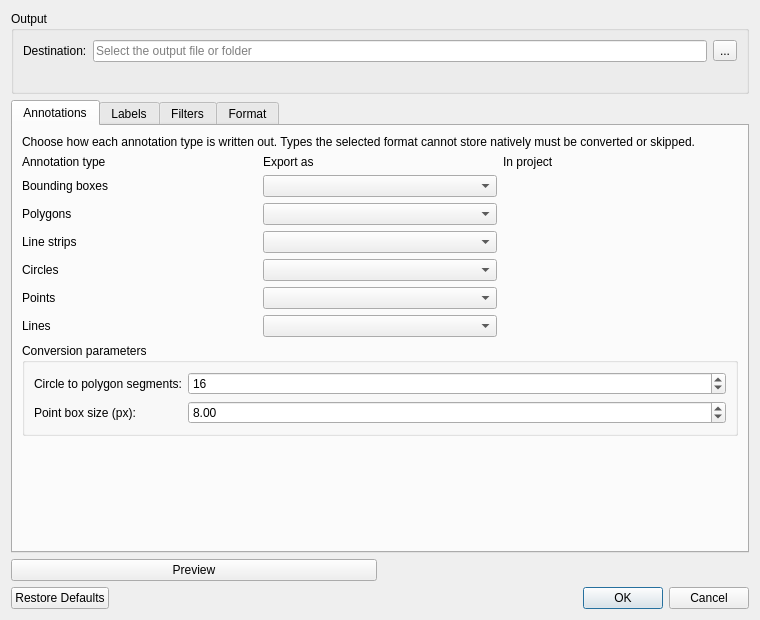
<?xml version="1.0" encoding="UTF-8"?>
<ui version="4.0">
 <class>ExportDialog</class>
 <widget class="QDialog" name="ExportDialog">
  <property name="geometry">
   <rect>
    <x>0</x>
    <y>0</y>
    <width>760</width>
    <height>620</height>
   </rect>
  </property>
  <property name="windowTitle">
   <string>Export annotations</string>
  </property>
  <layout class="QVBoxLayout" name="verticalLayout">
   <item>
    <widget class="QGroupBox" name="groupBoxOutput">
     <property name="title">
      <string>Output</string>
     </property>
     <layout class="QGridLayout" name="gridLayoutOutput">
      <item row="0" column="0">
       <widget class="QLabel" name="labelDestinationCaption">
        <property name="sizePolicy">
         <sizepolicy hsizetype="Maximum" vsizetype="Preferred">
          <horstretch>0</horstretch>
          <verstretch>0</verstretch>
         </sizepolicy>
        </property>
        <property name="text">
         <string>Destination:</string>
        </property>
       </widget>
      </item>
      <item row="0" column="1">
       <widget class="QLineEdit" name="lineEditOutput">
        <property name="placeholderText">
         <string>Select the output file or folder</string>
        </property>
       </widget>
      </item>
      <item row="0" column="2">
       <widget class="QToolButton" name="toolButtonBrowse">
        <property name="text">
         <string>...</string>
        </property>
       </widget>
      </item>
      <item row="1" column="0" colspan="3">
       <widget class="QLabel" name="labelFormatHint">
        <property name="text">
         <string/>
        </property>
        <property name="wordWrap">
         <bool>true</bool>
        </property>
       </widget>
      </item>
     </layout>
    </widget>
   </item>
   <item>
    <widget class="QTabWidget" name="tabWidget">
     <property name="currentIndex">
      <number>0</number>
     </property>
     <widget class="QWidget" name="tabAnnotations">
      <attribute name="title">
       <string>Annotations</string>
      </attribute>
      <layout class="QVBoxLayout" name="verticalLayoutAnnotations">
       <item>
        <widget class="QLabel" name="labelAnnotationsHint">
         <property name="text">
          <string>Choose how each annotation type is written out. Types the selected format cannot store natively must be converted or skipped.</string>
         </property>
         <property name="wordWrap">
          <bool>true</bool>
         </property>
        </widget>
       </item>
       <item>
        <layout class="QGridLayout" name="gridLayoutHandling">
         <item row="0" column="0">
          <widget class="QLabel" name="labelHeaderType">
           <property name="text">
            <string>Annotation type</string>
           </property>
          </widget>
         </item>
         <item row="0" column="1">
          <widget class="QLabel" name="labelHeaderHandling">
           <property name="text">
            <string>Export as</string>
           </property>
          </widget>
         </item>
         <item row="0" column="2">
          <widget class="QLabel" name="labelHeaderCount">
           <property name="text">
            <string>In project</string>
           </property>
          </widget>
         </item>
         <item row="1" column="0">
          <widget class="QLabel" name="labelBBox">
           <property name="text">
            <string>Bounding boxes</string>
           </property>
          </widget>
         </item>
         <item row="1" column="1">
          <widget class="QComboBox" name="comboBoxBBox"/>
         </item>
         <item row="1" column="2">
          <widget class="QLabel" name="labelCountBBox">
           <property name="text">
            <string/>
           </property>
          </widget>
         </item>
         <item row="2" column="0">
          <widget class="QLabel" name="labelPolygon">
           <property name="text">
            <string>Polygons</string>
           </property>
          </widget>
         </item>
         <item row="2" column="1">
          <widget class="QComboBox" name="comboBoxPolygon"/>
         </item>
         <item row="2" column="2">
          <widget class="QLabel" name="labelCountPolygon">
           <property name="text">
            <string/>
           </property>
          </widget>
         </item>
         <item row="3" column="0">
          <widget class="QLabel" name="labelLineStrip">
           <property name="text">
            <string>Line strips</string>
           </property>
          </widget>
         </item>
         <item row="3" column="1">
          <widget class="QComboBox" name="comboBoxLineStrip"/>
         </item>
         <item row="3" column="2">
          <widget class="QLabel" name="labelCountLineStrip">
           <property name="text">
            <string/>
           </property>
          </widget>
         </item>
         <item row="4" column="0">
          <widget class="QLabel" name="labelCircle">
           <property name="text">
            <string>Circles</string>
           </property>
          </widget>
         </item>
         <item row="4" column="1">
          <widget class="QComboBox" name="comboBoxCircle"/>
         </item>
         <item row="4" column="2">
          <widget class="QLabel" name="labelCountCircle">
           <property name="text">
            <string/>
           </property>
          </widget>
         </item>
         <item row="5" column="0">
          <widget class="QLabel" name="labelPoint">
           <property name="text">
            <string>Points</string>
           </property>
          </widget>
         </item>
         <item row="5" column="1">
          <widget class="QComboBox" name="comboBoxPoint"/>
         </item>
         <item row="5" column="2">
          <widget class="QLabel" name="labelCountPoint">
           <property name="text">
            <string/>
           </property>
          </widget>
         </item>
         <item row="6" column="0">
          <widget class="QLabel" name="labelLine">
           <property name="text">
            <string>Lines</string>
           </property>
          </widget>
         </item>
         <item row="6" column="1">
          <widget class="QComboBox" name="comboBoxLine"/>
         </item>
         <item row="6" column="2">
          <widget class="QLabel" name="labelCountLine">
           <property name="text">
            <string/>
           </property>
          </widget>
         </item>
        </layout>
       </item>
       <item>
        <widget class="QGroupBox" name="groupBoxConversion">
         <property name="title">
          <string>Conversion parameters</string>
         </property>
         <layout class="QFormLayout" name="formLayoutConversion">
          <item row="0" column="0">
           <widget class="QLabel" name="labelCircleSegments">
            <property name="text">
             <string>Circle to polygon segments:</string>
            </property>
           </widget>
          </item>
          <item row="0" column="1">
           <widget class="QSpinBox" name="spinBoxCircleSegments">
            <property name="minimum">
             <number>3</number>
            </property>
            <property name="maximum">
             <number>512</number>
            </property>
            <property name="value">
             <number>16</number>
            </property>
           </widget>
          </item>
          <item row="1" column="0">
           <widget class="QLabel" name="labelPointBoxSize">
            <property name="text">
             <string>Point box size (px):</string>
            </property>
           </widget>
          </item>
          <item row="1" column="1">
           <widget class="QDoubleSpinBox" name="doubleSpinBoxPointSize">
            <property name="minimum">
             <double>1.000000000000000</double>
            </property>
            <property name="maximum">
             <double>4096.000000000000000</double>
            </property>
            <property name="value">
             <double>8.000000000000000</double>
            </property>
           </widget>
          </item>
         </layout>
        </widget>
       </item>
       <item>
        <spacer name="verticalSpacerAnnotations">
         <property name="orientation">
          <enum>Qt::Orientation::Vertical</enum>
         </property>
         <property name="sizeHint" stdset="0">
          <size>
           <width>20</width>
           <height>10</height>
          </size>
         </property>
        </spacer>
       </item>
      </layout>
     </widget>
     <widget class="QWidget" name="tabLabels">
      <attribute name="title">
       <string>Labels</string>
      </attribute>
      <layout class="QVBoxLayout" name="verticalLayoutLabels">
       <item>
        <widget class="QCheckBox" name="checkBoxFilterLabels">
         <property name="text">
          <string>Export only the checked labels</string>
         </property>
        </widget>
       </item>
       <item>
        <layout class="QHBoxLayout" name="horizontalLayoutLabelTools">
         <item>
          <widget class="QLineEdit" name="lineEditLabelSearch">
           <property name="placeholderText">
            <string>Filter the list...</string>
           </property>
          </widget>
         </item>
         <item>
          <widget class="QPushButton" name="pushButtonCheckAll">
           <property name="text">
            <string>Check all</string>
           </property>
          </widget>
         </item>
         <item>
          <widget class="QPushButton" name="pushButtonCheckNone">
           <property name="text">
            <string>Uncheck all</string>
           </property>
          </widget>
         </item>
         <item>
          <widget class="QPushButton" name="pushButtonResetNames">
           <property name="text">
            <string>Reset names</string>
           </property>
          </widget>
         </item>
        </layout>
       </item>
       <item>
        <widget class="QTableWidget" name="tableWidgetLabels">
         <property name="alternatingRowColors">
          <bool>true</bool>
         </property>
         <property name="selectionBehavior">
          <enum>QAbstractItemView::SelectionBehavior::SelectRows</enum>
         </property>
         <property name="columnCount">
          <number>3</number>
         </property>
         <attribute name="horizontalHeaderStretchLastSection">
          <bool>true</bool>
         </attribute>
         <column>
          <property name="text">
           <string>Label</string>
          </property>
         </column>
         <column>
          <property name="text">
           <string>Count</string>
          </property>
         </column>
         <column>
          <property name="text">
           <string>Export as class</string>
          </property>
         </column>
        </widget>
       </item>
       <item>
        <widget class="QLabel" name="labelLabelsHint">
         <property name="text">
          <string>Edit the third column to rename a class on export. Several labels given the same name are merged into one class.</string>
         </property>
         <property name="wordWrap">
          <bool>true</bool>
         </property>
        </widget>
       </item>
      </layout>
     </widget>
     <widget class="QWidget" name="tabFilters">
      <attribute name="title">
       <string>Filters</string>
      </attribute>
      <layout class="QVBoxLayout" name="verticalLayoutFilters">
       <item>
        <widget class="QGroupBox" name="groupBoxMinSize">
         <property name="title">
          <string>Discard annotations smaller than</string>
         </property>
         <layout class="QFormLayout" name="formLayoutMinSize">
          <item row="0" column="0">
           <widget class="QLabel" name="labelMinWidth">
            <property name="text">
             <string>Width (px):</string>
            </property>
           </widget>
          </item>
          <item row="0" column="1">
           <widget class="QDoubleSpinBox" name="doubleSpinBoxMinWidth">
            <property name="maximum">
             <double>100000.000000000000000</double>
            </property>
           </widget>
          </item>
          <item row="1" column="0">
           <widget class="QLabel" name="labelMinHeight">
            <property name="text">
             <string>Height (px):</string>
            </property>
           </widget>
          </item>
          <item row="1" column="1">
           <widget class="QDoubleSpinBox" name="doubleSpinBoxMinHeight">
            <property name="maximum">
             <double>100000.000000000000000</double>
            </property>
           </widget>
          </item>
          <item row="2" column="0">
           <widget class="QLabel" name="labelMinArea">
            <property name="text">
             <string>Area (px²):</string>
            </property>
           </widget>
          </item>
          <item row="2" column="1">
           <widget class="QDoubleSpinBox" name="doubleSpinBoxMinArea">
            <property name="maximum">
             <double>1000000000.000000000000000</double>
            </property>
           </widget>
          </item>
         </layout>
        </widget>
       </item>
       <item>
        <widget class="QGroupBox" name="groupBoxBounds">
         <property name="title">
          <string>Image bounds</string>
         </property>
         <layout class="QVBoxLayout" name="verticalLayoutBounds">
          <item>
           <widget class="QCheckBox" name="checkBoxClip">
            <property name="text">
             <string>Clip annotations to the image rectangle</string>
            </property>
            <property name="checked">
             <bool>true</bool>
            </property>
           </widget>
          </item>
          <item>
           <widget class="QCheckBox" name="checkBoxDropOutside">
            <property name="text">
             <string>Drop annotations that fall entirely outside the image</string>
            </property>
            <property name="checked">
             <bool>true</bool>
            </property>
           </widget>
          </item>
         </layout>
        </widget>
       </item>
       <item>
        <widget class="QGroupBox" name="groupBoxFlags">
         <property name="title">
          <string>Skip bounding boxes flagged as</string>
         </property>
         <layout class="QHBoxLayout" name="horizontalLayoutFlags">
          <item>
           <widget class="QCheckBox" name="checkBoxSkipOccluded">
            <property name="text">
             <string>Occluded</string>
            </property>
           </widget>
          </item>
          <item>
           <widget class="QCheckBox" name="checkBoxSkipTruncated">
            <property name="text">
             <string>Truncated</string>
            </property>
           </widget>
          </item>
          <item>
           <widget class="QCheckBox" name="checkBoxSkipCrowded">
            <property name="text">
             <string>Crowded</string>
            </property>
           </widget>
          </item>
         </layout>
        </widget>
       </item>
       <item>
        <widget class="QCheckBox" name="checkBoxSkipEmptyImages">
         <property name="text">
          <string>Skip images left without any annotation</string>
         </property>
        </widget>
       </item>
       <item>
        <spacer name="verticalSpacerFilters">
         <property name="orientation">
          <enum>Qt::Orientation::Vertical</enum>
         </property>
         <property name="sizeHint" stdset="0">
          <size>
           <width>20</width>
           <height>10</height>
          </size>
         </property>
        </spacer>
       </item>
      </layout>
     </widget>
     <widget class="QWidget" name="tabFormat">
      <attribute name="title">
       <string>Format</string>
      </attribute>
      <layout class="QVBoxLayout" name="verticalLayoutFormat">
       <item>
        <widget class="QStackedWidget" name="stackedWidgetFormat">
         <property name="currentIndex">
          <number>0</number>
         </property>
         <widget class="QWidget" name="pageNative">
          <layout class="QVBoxLayout" name="verticalLayoutNative">
           <item>
            <widget class="QCheckBox" name="checkBoxNativePretty">
             <property name="text">
              <string>Indent the JSON output</string>
             </property>
             <property name="checked">
              <bool>true</bool>
             </property>
            </widget>
           </item>
           <item>
            <spacer name="verticalSpacerNative">
             <property name="orientation">
              <enum>Qt::Orientation::Vertical</enum>
             </property>
             <property name="sizeHint" stdset="0">
              <size>
               <width>20</width>
               <height>10</height>
              </size>
             </property>
            </spacer>
           </item>
          </layout>
         </widget>
         <widget class="QWidget" name="pageCoco">
          <layout class="QVBoxLayout" name="verticalLayoutCoco">
           <item>
            <widget class="QCheckBox" name="checkBoxCocoPretty">
             <property name="text">
              <string>Indent the JSON output</string>
             </property>
             <property name="checked">
              <bool>true</bool>
             </property>
            </widget>
           </item>
           <item>
            <widget class="QCheckBox" name="checkBoxCocoEmptyImages">
             <property name="text">
              <string>Keep images with no annotation in the images[] array</string>
             </property>
             <property name="checked">
              <bool>true</bool>
             </property>
            </widget>
           </item>
           <item>
            <widget class="QCheckBox" name="checkBoxCocoIsCrowd">
             <property name="text">
              <string>Set iscrowd from the &quot;crowded&quot; flag</string>
             </property>
             <property name="checked">
              <bool>true</bool>
             </property>
            </widget>
           </item>
           <item>
            <spacer name="verticalSpacerCoco">
             <property name="orientation">
              <enum>Qt::Orientation::Vertical</enum>
             </property>
             <property name="sizeHint" stdset="0">
              <size>
               <width>20</width>
               <height>10</height>
              </size>
             </property>
            </spacer>
           </item>
          </layout>
         </widget>
         <widget class="QWidget" name="pageYolo">
          <layout class="QVBoxLayout" name="verticalLayoutYolo">
           <item>
            <layout class="QFormLayout" name="formLayoutYolo">
             <item row="0" column="0">
              <widget class="QLabel" name="labelYoloLayout">
               <property name="text">
                <string>Folder layout:</string>
               </property>
              </widget>
             </item>
             <item row="0" column="1">
              <widget class="QComboBox" name="comboBoxYoloLayout"/>
             </item>
             <item row="1" column="0">
              <widget class="QLabel" name="labelYoloImages">
               <property name="text">
                <string>Images:</string>
               </property>
              </widget>
             </item>
             <item row="1" column="1">
              <widget class="QComboBox" name="comboBoxYoloImages"/>
             </item>
             <item row="2" column="0">
              <widget class="QLabel" name="labelYoloClassOrder">
               <property name="text">
                <string>Class id order:</string>
               </property>
              </widget>
             </item>
             <item row="2" column="1">
              <widget class="QComboBox" name="comboBoxYoloClassOrder"/>
             </item>
            </layout>
           </item>
           <item>
            <widget class="QCheckBox" name="checkBoxYoloDataYaml">
             <property name="text">
              <string>Write data.yaml next to the dataset</string>
             </property>
             <property name="checked">
              <bool>true</bool>
             </property>
            </widget>
           </item>
           <item>
            <widget class="QGroupBox" name="groupBoxYoloSplit">
             <property name="title">
              <string>Split into train and val</string>
             </property>
             <property name="checkable">
              <bool>true</bool>
             </property>
             <property name="checked">
              <bool>false</bool>
             </property>
             <layout class="QFormLayout" name="formLayoutYoloSplit">
              <item row="0" column="0">
               <widget class="QLabel" name="labelValRatio">
                <property name="text">
                 <string>Validation fraction:</string>
                </property>
               </widget>
              </item>
              <item row="0" column="1">
               <widget class="QDoubleSpinBox" name="doubleSpinBoxValRatio">
                <property name="decimals">
                 <number>2</number>
                </property>
                <property name="minimum">
                 <double>0.010000000000000</double>
                </property>
                <property name="maximum">
                 <double>0.900000000000000</double>
                </property>
                <property name="singleStep">
                 <double>0.050000000000000</double>
                </property>
                <property name="value">
                 <double>0.200000000000000</double>
                </property>
               </widget>
              </item>
              <item row="1" column="0">
               <widget class="QLabel" name="labelSplitSeed">
                <property name="text">
                 <string>Random seed:</string>
                </property>
               </widget>
              </item>
              <item row="1" column="1">
               <widget class="QSpinBox" name="spinBoxSplitSeed">
                <property name="maximum">
                 <number>1000000</number>
                </property>
               </widget>
              </item>
             </layout>
            </widget>
           </item>
           <item>
            <spacer name="verticalSpacerYolo">
             <property name="orientation">
              <enum>Qt::Orientation::Vertical</enum>
             </property>
             <property name="sizeHint" stdset="0">
              <size>
               <width>20</width>
               <height>10</height>
              </size>
             </property>
            </spacer>
           </item>
          </layout>
         </widget>
        </widget>
       </item>
      </layout>
     </widget>
    </widget>
   </item>
   <item>
    <layout class="QHBoxLayout" name="horizontalLayoutSummary">
     <item>
      <widget class="QPushButton" name="pushButtonPreview">
       <property name="toolTip">
        <string>Run the current settings over the whole project without writing anything</string>
       </property>
       <property name="text">
        <string>Preview</string>
       </property>
      </widget>
     </item>
     <item>
      <widget class="QLabel" name="labelSummary">
       <property name="text">
        <string/>
       </property>
       <property name="wordWrap">
        <bool>true</bool>
       </property>
      </widget>
     </item>
    </layout>
   </item>
   <item>
    <widget class="QDialogButtonBox" name="buttonBox">
     <property name="orientation">
      <enum>Qt::Orientation::Horizontal</enum>
     </property>
     <property name="standardButtons">
      <set>QDialogButtonBox::StandardButton::Cancel|QDialogButtonBox::StandardButton::Ok|QDialogButtonBox::StandardButton::RestoreDefaults</set>
     </property>
    </widget>
   </item>
  </layout>
 </widget>
 <resources/>
 <connections>
  <connection>
   <sender>buttonBox</sender>
   <signal>accepted()</signal>
   <receiver>ExportDialog</receiver>
   <slot>accept()</slot>
   <hints>
    <hint type="sourcelabel">
     <x>20</x>
     <y>20</y>
    </hint>
    <hint type="destinationlabel">
     <x>20</x>
     <y>20</y>
    </hint>
   </hints>
  </connection>
  <connection>
   <sender>buttonBox</sender>
   <signal>rejected()</signal>
   <receiver>ExportDialog</receiver>
   <slot>reject()</slot>
   <hints>
    <hint type="sourcelabel">
     <x>20</x>
     <y>20</y>
    </hint>
    <hint type="destinationlabel">
     <x>20</x>
     <y>20</y>
    </hint>
   </hints>
  </connection>
 </connections>
</ui>
